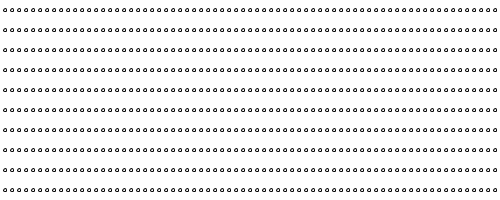
Frame 1 (no input)
Frame 60 (the mouse pressed at the canvas centre just before this capture): identical to frame 1, image omitted
Frame 120 (the mouse held since frame 60 and released just before this capture): identical to frame 1, image omitted

The Processing sketch that drew this single still picture (run headless with seeded random() and noise(); from frame 60 on, the mouse is pressed at the canvas centre):

// Processing sketch: processing_62470
// ── processing_62470.pde

void setup() {
  size ( 500, 200);
  smooth();
    }
    
    
void draw() {
 background(255);
noCursor();
  for(int i = 5; i < width; i = i + 7) {
    for(int j = 10; j < height; j = j + 20){
 fill (255);
 ellipse(i, j, 3, 3);
    }
  }
}
